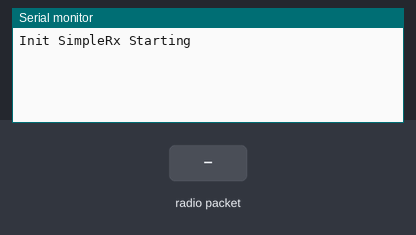
A sketch run on a simulated Arduino Uno, built with avr-gcc and run on an emulated ATmega328P. Shown: the last lines printed to the serial monitor. The test bench sets the inputs (shaded band). No radio packets arrive unless stated.

Above: at 1.2 s.
1.3 s: radio packet "1" arrives
At 2.4 s:
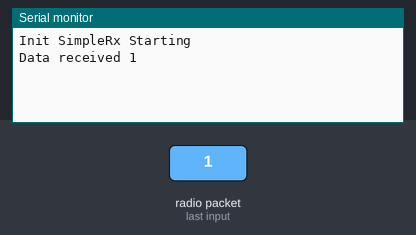
2.8 s: radio packet "0" arrives
At 3.5 s:
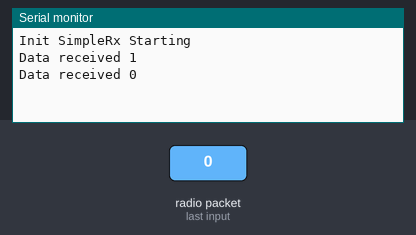
4.3 s: radio packet "2" arrives
At 4.7 s:
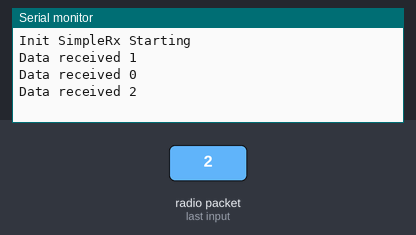

Measured:
- after the input at 1.3 s, the serial monitor: prints a new line at once (image 1)
- after the input at 2.8 s, the serial monitor: prints a new line at once (image 2)
- after the input at 4.3 s, the serial monitor: prints a new line at once (image 3)

The sketch:

Rx.ino
```cpp
// SimpleRx - the slave or the receiver

#include <SPI.h>
#include <nRF24L01.h>
#include <RF24.h>

#define CE_PIN   8
#define CSN_PIN  7

const byte thisSlaveAddress[5] = {'R','x','A','A','A'};

RF24 radio(CE_PIN, CSN_PIN);

char dataReceived[10]; // this must match dataToSend in the TX
bool newData = false;

//===========

void setup() {

    Serial.begin(9600);

    bool isBegin = radio.begin();
    if(isBegin)
      Serial.println("Init SimpleRx Starting");
    else
      Serial.println("Failed SimpleRx Starting");
    radio.setPALevel( RF24_PA_MIN );
    // radio.setDataRate( RF24_250KBPS );
    radio.openReadingPipe(1, thisSlaveAddress);
    radio.startListening();
    radio.setChannel(110);
}

//=============

void loop() {
    getData();
    showData();
}

//==============

void getData() {
    if ( radio.available() ) {
        radio.read( &dataReceived, sizeof(dataReceived) );
        newData = true;
    }
}

void showData() {
    if (newData == true) {
        Serial.print("Data received ");
        Serial.println(dataReceived);
        newData = false;
    }
}
```
